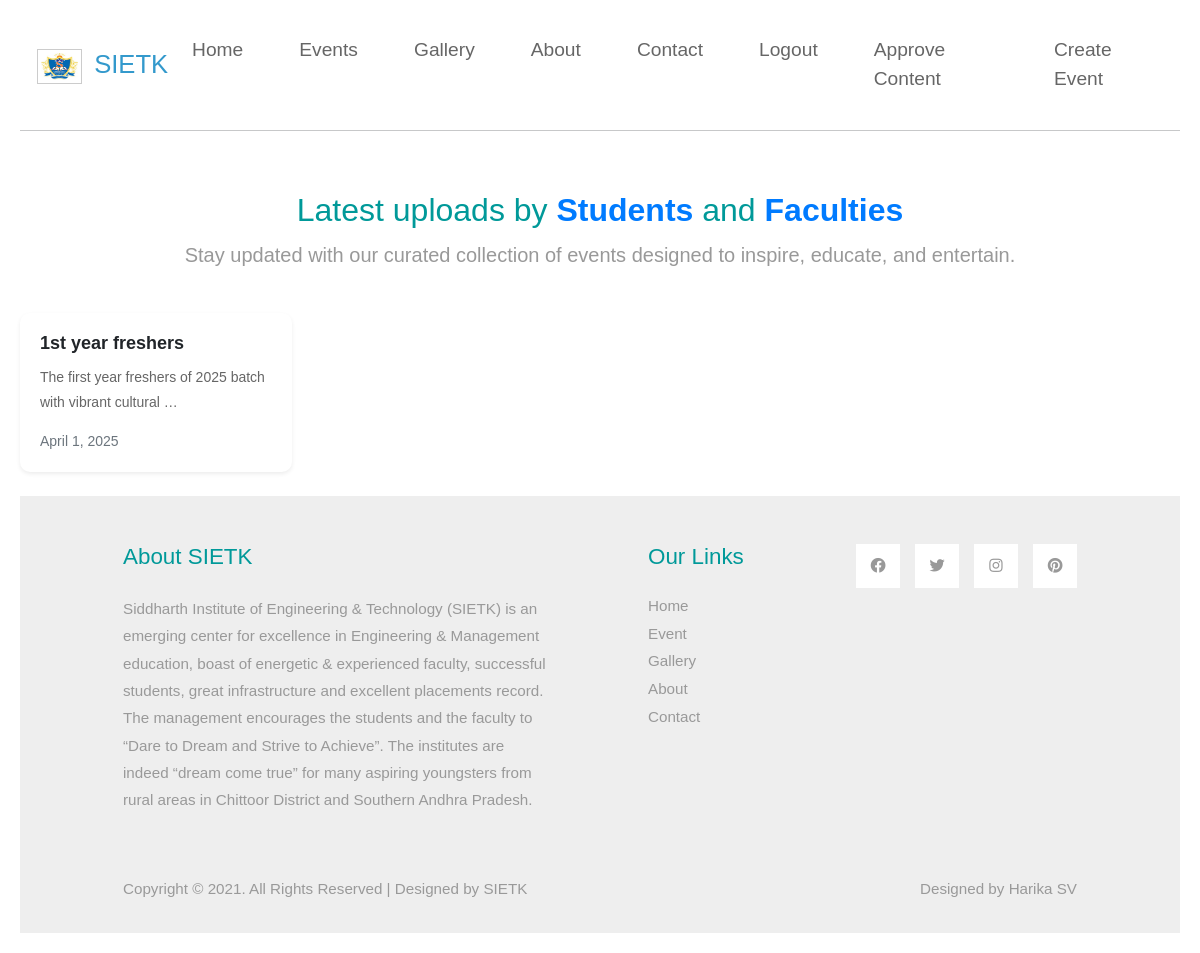
/events/ (signed in), run on the app's committed database.
### events/models.py (models this page shows, shortened)
class Event(models.Model):
    title       = models.CharField(max_length=200)
    description = models.TextField()
    date        = models.DateField()
    created_by  = models.ForeignKey(User, null=True, on_delete=models.SET_NULL)
    created_at  = models.DateTimeField(auto_now_add=True)
    updated_at  = models.DateTimeField(auto_now=True)

### events/views.py (the view)
# urls.py: path('events/', views.event_list, name='event_list'),
def event_list(request):
    events = Event.objects.order_by('-date')
    return render(request,'events/event_list.html',{'events':events})

### templates/events/event_list.html (shortened to what this page needs)
{% extends 'events/base.html' %}
{% load static %}
{% block content %}
<div class="row mb-4 tm-mt-60 text-center">
  <h2 class="col-12 tm-text-primary">
      Latest uploads by <span class="highlight">Students</span> and <span class="highlight">Faculties</span>
  </h2>
  <p class="col-12 lead">
      Stay updated with our curated collection of events designed to inspire, educate, and entertain.
  </p>
</div>
  <div class="row">
    {% for event in events %}
      <div class="col-md-3" onclick="window.location.href='{% url 'event_detail' event.pk %}'" style="cursor: pointer;">
        <div class="card mb-4 shadow-sm">
          <div class="card-body">
            <h5 class="card-title">{{ event.title }}</h5>
            <p class="card-text">{{ event.description|truncatewords:10 }}</p>
            <div class="d-flex justify-content-between align-items-center">
              <small class="text-muted">{{ event.date }}</small>
            </div>
          </div>
        </div>
      </div>
    {% endfor %}
  </div>
{% endblock %}

### static/events/css/templatemo-style.css (style rules this page uses)
p { line-height: 1.8; }
.tm-mt-60 { margin-top: 60px; }
.tm-text-primary { color: #009999; }
p, .tm-text-gray { color: #999; }

### static/events/css/style.css (style rules this page uses)
body { font-family: sans-serif; margin:20px; }
.card { border: none; border-radius: 10px; box-shadow: 0 0 10px rgba(0, 0, 0, 0.1); }
.card-body { padding: 20px; }
.card-title { font-weight: bold; font-size: 18px; margin-bottom: 10px; }
.card-text { font-size: 14px; color: #666; }
.text-muted { color: #999; }
.highlight { color: #007bff; font-weight: bold; }

### data on the page
Event: title "1st year freshers", description "The first year freshers of 2025 batch with vibrant cultural …", date "April 1, 2025"
